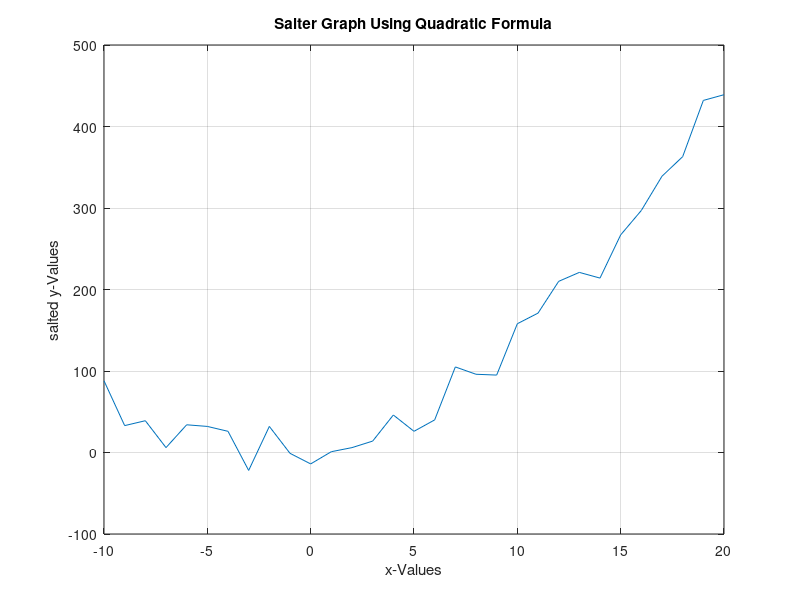

Write MATLAB code to recreate this figure.
%Put the csv of the plotter into a variable
data = csvread("octavePlotter.csv")
%That variable is used to set the x and y values to a separate variables
x = data(:,1)
y = data(:,2)
%Use for loop to add a random number from a range I picked from -30 to 30 and get a new y
for i = 1: length(y)
  y(i) = y(i)+randi([-30 30]);
endfor

%Same as plotter just put the new y values instead
plot(x,y)
grid on
xlabel ("x-Values")
ylabel ("salted y-Values")
title("Salter Graph Using Quadratic Formula")
values = [x,y]
csvwrite("octaveSalter.csv", values)
